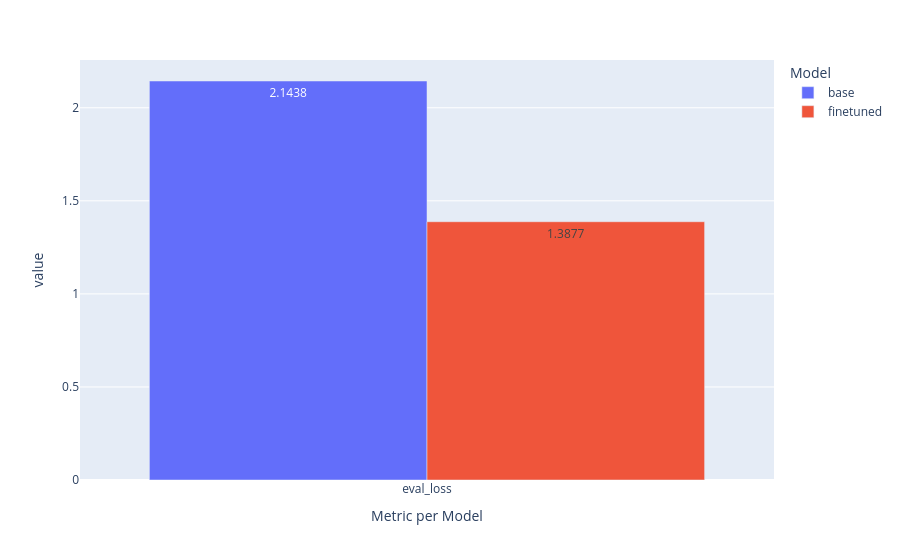

Source (notebook cell):
### Code cell
fig = px.bar(metrics_df.loc[['eval_loss']], barmode="group")
fig.update_xaxes(title="Metric per Model")
fig.update_legends(title="Model")
fig.update_traces(
    texttemplate="%{y:.4f}",
)
fig.show()

### Figure 1 — Plotly figure (JSON) as saved in the notebook; plotly's stock layout.template omitted (floating-point values rounded to 4 significant figures)
{"data": [{"alignmentgroup": "True", "hovertemplate": "variable=base<br>index=%{x}<br>value=%{y}<extra></extra>", "legendgroup": "base", "marker": {"color": "#636efa", "pattern": {"shape": ""}}, "name": "base", "offsetgroup": "base", "orientation": "v", "showlegend": true, "textposition": "auto", "texttemplate": "%{y:.4f}", "type": "bar", "x": ["eval_loss"], "xaxis": "x", "y": [2.144], "yaxis": "y"}, {"alignmentgroup": "True", "hovertemplate": "variable=finetuned<br>index=%{x}<br>value=%{y}<extra></extra>", "legendgroup": "finetuned", "marker": {"color": "#EF553B", "pattern": {"shape": ""}}, "name": "finetuned", "offsetgroup": "finetuned", "orientation": "v", "showlegend": true, "textposition": "auto", "texttemplate": "%{y:.4f}", "type": "bar", "x": ["eval_loss"], "xaxis": "x", "y": [1.388], "yaxis": "y"}], "layout": {"barmode": "group", "legend": {"title": {"text": "Model"}, "tracegroupgap": 0}, "margin": {"t": 60}, "xaxis": {"anchor": "y", "domain": [0, 1], "title": {"text": "Metric per Model"}}, "yaxis": {"anchor": "x", "domain": [0, 1], "title": {"text": "value"}}}}
